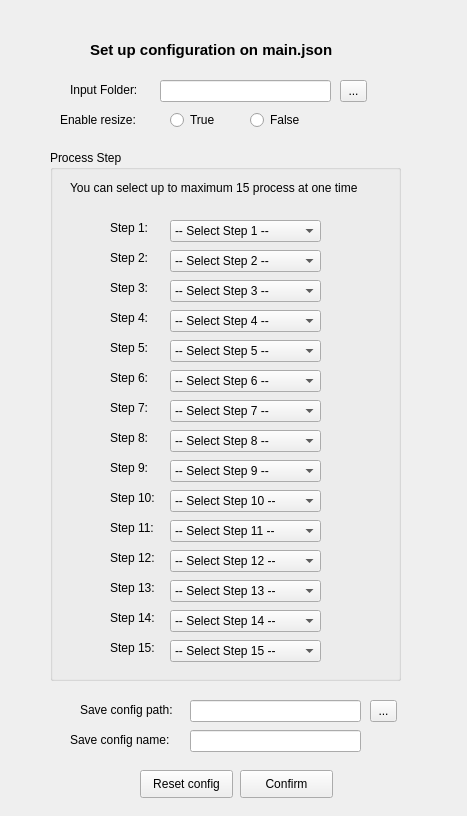
<?xml version="1.0" encoding="UTF-8"?>
<ui version="4.0">
 <class>Form</class>
 <widget class="QWidget" name="Form">
  <property name="geometry">
   <rect>
    <x>0</x>
    <y>0</y>
    <width>467</width>
    <height>816</height>
   </rect>
  </property>
  <property name="windowTitle">
   <string>Form</string>
  </property>
  <widget class="QLabel" name="enable_resize">
   <property name="geometry">
    <rect>
     <x>60</x>
     <y>110</y>
     <width>81</width>
     <height>20</height>
    </rect>
   </property>
   <property name="text">
    <string>Enable resize:</string>
   </property>
  </widget>
  <widget class="QRadioButton" name="true_resize">
   <property name="geometry">
    <rect>
     <x>170</x>
     <y>110</y>
     <width>95</width>
     <height>20</height>
    </rect>
   </property>
   <property name="text">
    <string>True</string>
   </property>
  </widget>
  <widget class="QLineEdit" name="save_config_path_box">
   <property name="geometry">
    <rect>
     <x>190</x>
     <y>700</y>
     <width>171</width>
     <height>22</height>
    </rect>
   </property>
  </widget>
  <widget class="QLabel" name="input_folder">
   <property name="geometry">
    <rect>
     <x>70</x>
     <y>80</y>
     <width>81</width>
     <height>20</height>
    </rect>
   </property>
   <property name="text">
    <string>Input Folder:</string>
   </property>
  </widget>
  <widget class="QLineEdit" name="input_folder_box">
   <property name="geometry">
    <rect>
     <x>160</x>
     <y>80</y>
     <width>171</width>
     <height>22</height>
    </rect>
   </property>
  </widget>
  <widget class="QLineEdit" name="save_config_path_name">
   <property name="geometry">
    <rect>
     <x>190</x>
     <y>730</y>
     <width>171</width>
     <height>22</height>
    </rect>
   </property>
  </widget>
  <widget class="QLabel" name="save_config_name">
   <property name="geometry">
    <rect>
     <x>70</x>
     <y>730</y>
     <width>111</width>
     <height>20</height>
    </rect>
   </property>
   <property name="text">
    <string>Save config name:</string>
   </property>
  </widget>
  <widget class="QLabel" name="title">
   <property name="geometry">
    <rect>
     <x>90</x>
     <y>40</y>
     <width>341</width>
     <height>20</height>
    </rect>
   </property>
   <property name="font">
    <font>
     <pointsize>11</pointsize>
     <weight>75</weight>
     <bold>true</bold>
    </font>
   </property>
   <property name="text">
    <string>Set up configuration on main.json</string>
   </property>
  </widget>
  <widget class="QRadioButton" name="false_resize">
   <property name="geometry">
    <rect>
     <x>250</x>
     <y>110</y>
     <width>95</width>
     <height>20</height>
    </rect>
   </property>
   <property name="text">
    <string>False</string>
   </property>
  </widget>
  <widget class="QGroupBox" name="process_step_groupbox">
   <property name="geometry">
    <rect>
     <x>50</x>
     <y>150</y>
     <width>351</width>
     <height>531</height>
    </rect>
   </property>
   <property name="title">
    <string>Process Step</string>
   </property>
   <widget class="QComboBox" name="step1_box">
    <property name="geometry">
     <rect>
      <x>120</x>
      <y>70</y>
      <width>151</width>
      <height>22</height>
     </rect>
    </property>
    <item>
     <property name="text">
      <string>-- Select Step 1 --</string>
     </property>
    </item>
    <item>
     <property name="text">
      <string>Sharp</string>
     </property>
    </item>
    <item>
     <property name="text">
      <string>Blur</string>
     </property>
    </item>
    <item>
     <property name="text">
      <string>Thresh</string>
     </property>
    </item>
    <item>
     <property name="text">
      <string>Line</string>
     </property>
    </item>
    <item>
     <property name="text">
      <string>HSV</string>
     </property>
    </item>
    <item>
     <property name="text">
      <string>Dilate</string>
     </property>
    </item>
    <item>
     <property name="text">
      <string>Sobel</string>
     </property>
    </item>
    <item>
     <property name="text">
      <string>Canny</string>
     </property>
    </item>
    <item>
     <property name="text">
      <string>Circle</string>
     </property>
    </item>
    <item>
     <property name="text">
      <string>Barrel Distort</string>
     </property>
    </item>
    <item>
     <property name="text">
      <string>Contour</string>
     </property>
    </item>
    <item>
     <property name="text">
      <string>Erode</string>
     </property>
    </item>
   </widget>
   <widget class="QLabel" name="step1_label">
    <property name="geometry">
     <rect>
      <x>60</x>
      <y>70</y>
      <width>55</width>
      <height>16</height>
     </rect>
    </property>
    <property name="text">
     <string>Step 1:</string>
    </property>
   </widget>
   <widget class="QLabel" name="step2_label">
    <property name="geometry">
     <rect>
      <x>60</x>
      <y>100</y>
      <width>55</width>
      <height>16</height>
     </rect>
    </property>
    <property name="text">
     <string>Step 2:</string>
    </property>
   </widget>
   <widget class="QLabel" name="step3_label">
    <property name="geometry">
     <rect>
      <x>60</x>
      <y>130</y>
      <width>55</width>
      <height>16</height>
     </rect>
    </property>
    <property name="text">
     <string>Step 3:</string>
    </property>
   </widget>
   <widget class="QLabel" name="step4_label">
    <property name="geometry">
     <rect>
      <x>60</x>
      <y>160</y>
      <width>55</width>
      <height>16</height>
     </rect>
    </property>
    <property name="text">
     <string>Step 4:</string>
    </property>
   </widget>
   <widget class="QLabel" name="step5_label">
    <property name="geometry">
     <rect>
      <x>60</x>
      <y>190</y>
      <width>55</width>
      <height>16</height>
     </rect>
    </property>
    <property name="text">
     <string>Step 5:</string>
    </property>
   </widget>
   <widget class="QComboBox" name="step2_box">
    <property name="geometry">
     <rect>
      <x>120</x>
      <y>100</y>
      <width>151</width>
      <height>22</height>
     </rect>
    </property>
    <item>
     <property name="text">
      <string>-- Select Step 2 --</string>
     </property>
    </item>
    <item>
     <property name="text">
      <string>Sharp</string>
     </property>
    </item>
    <item>
     <property name="text">
      <string>Blur</string>
     </property>
    </item>
    <item>
     <property name="text">
      <string>Thresh</string>
     </property>
    </item>
    <item>
     <property name="text">
      <string>Line</string>
     </property>
    </item>
    <item>
     <property name="text">
      <string>HSV</string>
     </property>
    </item>
    <item>
     <property name="text">
      <string>Dilate</string>
     </property>
    </item>
    <item>
     <property name="text">
      <string>Sobel</string>
     </property>
    </item>
    <item>
     <property name="text">
      <string>Canny</string>
     </property>
    </item>
    <item>
     <property name="text">
      <string>Circle</string>
     </property>
    </item>
    <item>
     <property name="text">
      <string>Barrel Distort</string>
     </property>
    </item>
    <item>
     <property name="text">
      <string>Contour</string>
     </property>
    </item>
    <item>
     <property name="text">
      <string>Erode</string>
     </property>
    </item>
   </widget>
   <widget class="QComboBox" name="step3_box">
    <property name="geometry">
     <rect>
      <x>120</x>
      <y>130</y>
      <width>151</width>
      <height>22</height>
     </rect>
    </property>
    <item>
     <property name="text">
      <string>-- Select Step 3 --</string>
     </property>
    </item>
    <item>
     <property name="text">
      <string>Sharp</string>
     </property>
    </item>
    <item>
     <property name="text">
      <string>Blur</string>
     </property>
    </item>
    <item>
     <property name="text">
      <string>Thresh</string>
     </property>
    </item>
    <item>
     <property name="text">
      <string>Line</string>
     </property>
    </item>
    <item>
     <property name="text">
      <string>HSV</string>
     </property>
    </item>
    <item>
     <property name="text">
      <string>Dilate</string>
     </property>
    </item>
    <item>
     <property name="text">
      <string>Sobel</string>
     </property>
    </item>
    <item>
     <property name="text">
      <string>Canny</string>
     </property>
    </item>
    <item>
     <property name="text">
      <string>Circle</string>
     </property>
    </item>
    <item>
     <property name="text">
      <string>Barrel Distort</string>
     </property>
    </item>
    <item>
     <property name="text">
      <string>Contour</string>
     </property>
    </item>
    <item>
     <property name="text">
      <string>Erode</string>
     </property>
    </item>
   </widget>
   <widget class="QComboBox" name="step4_box">
    <property name="geometry">
     <rect>
      <x>120</x>
      <y>160</y>
      <width>151</width>
      <height>22</height>
     </rect>
    </property>
    <item>
     <property name="text">
      <string>-- Select Step 4 --</string>
     </property>
    </item>
    <item>
     <property name="text">
      <string>Sharp</string>
     </property>
    </item>
    <item>
     <property name="text">
      <string>Blur</string>
     </property>
    </item>
    <item>
     <property name="text">
      <string>Thresh</string>
     </property>
    </item>
    <item>
     <property name="text">
      <string>Line</string>
     </property>
    </item>
    <item>
     <property name="text">
      <string>HSV</string>
     </property>
    </item>
    <item>
     <property name="text">
      <string>Dilate</string>
     </property>
    </item>
    <item>
     <property name="text">
      <string>Sobel</string>
     </property>
    </item>
    <item>
     <property name="text">
      <string>Canny</string>
     </property>
    </item>
    <item>
     <property name="text">
      <string>Circle</string>
     </property>
    </item>
    <item>
     <property name="text">
      <string>Barrel Distort</string>
     </property>
    </item>
    <item>
     <property name="text">
      <string>Contour</string>
     </property>
    </item>
    <item>
     <property name="text">
      <string>Erode</string>
     </property>
    </item>
   </widget>
   <widget class="QComboBox" name="step5_box">
    <property name="geometry">
     <rect>
      <x>120</x>
      <y>190</y>
      <width>151</width>
      <height>22</height>
     </rect>
    </property>
    <item>
     <property name="text">
      <string>-- Select Step 5 --</string>
     </property>
    </item>
    <item>
     <property name="text">
      <string>Sharp</string>
     </property>
    </item>
    <item>
     <property name="text">
      <string>Blur</string>
     </property>
    </item>
    <item>
     <property name="text">
      <string>Thresh</string>
     </property>
    </item>
    <item>
     <property name="text">
      <string>Line</string>
     </property>
    </item>
    <item>
     <property name="text">
      <string>HSV</string>
     </property>
    </item>
    <item>
     <property name="text">
      <string>Dilate</string>
     </property>
    </item>
    <item>
     <property name="text">
      <string>Sobel</string>
     </property>
    </item>
    <item>
     <property name="text">
      <string>Canny</string>
     </property>
    </item>
    <item>
     <property name="text">
      <string>Circle</string>
     </property>
    </item>
    <item>
     <property name="text">
      <string>Barrel Distort</string>
     </property>
    </item>
    <item>
     <property name="text">
      <string>Contour</string>
     </property>
    </item>
    <item>
     <property name="text">
      <string>Erode</string>
     </property>
    </item>
   </widget>
   <widget class="QLabel" name="process_step_note">
    <property name="geometry">
     <rect>
      <x>20</x>
      <y>30</y>
      <width>411</width>
      <height>16</height>
     </rect>
    </property>
    <property name="text">
     <string>You can select up to maximum 15 process at one time</string>
    </property>
    <property name="wordWrap">
     <bool>true</bool>
    </property>
   </widget>
   <widget class="QLabel" name="step8_label">
    <property name="geometry">
     <rect>
      <x>60</x>
      <y>280</y>
      <width>55</width>
      <height>16</height>
     </rect>
    </property>
    <property name="text">
     <string>Step 8:</string>
    </property>
   </widget>
   <widget class="QLabel" name="step10_label">
    <property name="geometry">
     <rect>
      <x>60</x>
      <y>340</y>
      <width>55</width>
      <height>16</height>
     </rect>
    </property>
    <property name="text">
     <string>Step 10:</string>
    </property>
   </widget>
   <widget class="QLabel" name="step1_label_2">
    <property name="geometry">
     <rect>
      <x>60</x>
      <y>220</y>
      <width>55</width>
      <height>16</height>
     </rect>
    </property>
    <property name="text">
     <string>Step 6:</string>
    </property>
   </widget>
   <widget class="QComboBox" name="step10_box">
    <property name="geometry">
     <rect>
      <x>120</x>
      <y>340</y>
      <width>151</width>
      <height>22</height>
     </rect>
    </property>
    <item>
     <property name="text">
      <string>-- Select Step 10 --</string>
     </property>
    </item>
    <item>
     <property name="text">
      <string>Sharp</string>
     </property>
    </item>
    <item>
     <property name="text">
      <string>Blur</string>
     </property>
    </item>
    <item>
     <property name="text">
      <string>Thresh</string>
     </property>
    </item>
    <item>
     <property name="text">
      <string>Line</string>
     </property>
    </item>
    <item>
     <property name="text">
      <string>HSV</string>
     </property>
    </item>
    <item>
     <property name="text">
      <string>Dilate</string>
     </property>
    </item>
    <item>
     <property name="text">
      <string>Sobel</string>
     </property>
    </item>
    <item>
     <property name="text">
      <string>Canny</string>
     </property>
    </item>
    <item>
     <property name="text">
      <string>Circle</string>
     </property>
    </item>
    <item>
     <property name="text">
      <string>Barrel Distort</string>
     </property>
    </item>
    <item>
     <property name="text">
      <string>Contour</string>
     </property>
    </item>
    <item>
     <property name="text">
      <string>Erode</string>
     </property>
    </item>
   </widget>
   <widget class="QComboBox" name="step7_box">
    <property name="geometry">
     <rect>
      <x>120</x>
      <y>250</y>
      <width>151</width>
      <height>22</height>
     </rect>
    </property>
    <item>
     <property name="text">
      <string>-- Select Step 7 --</string>
     </property>
    </item>
    <item>
     <property name="text">
      <string>Sharp</string>
     </property>
    </item>
    <item>
     <property name="text">
      <string>Blur</string>
     </property>
    </item>
    <item>
     <property name="text">
      <string>Thresh</string>
     </property>
    </item>
    <item>
     <property name="text">
      <string>Line</string>
     </property>
    </item>
    <item>
     <property name="text">
      <string>HSV</string>
     </property>
    </item>
    <item>
     <property name="text">
      <string>Dilate</string>
     </property>
    </item>
    <item>
     <property name="text">
      <string>Sobel</string>
     </property>
    </item>
    <item>
     <property name="text">
      <string>Canny</string>
     </property>
    </item>
    <item>
     <property name="text">
      <string>Circle</string>
     </property>
    </item>
    <item>
     <property name="text">
      <string>Barrel Distort</string>
     </property>
    </item>
    <item>
     <property name="text">
      <string>Contour</string>
     </property>
    </item>
    <item>
     <property name="text">
      <string>Erode</string>
     </property>
    </item>
   </widget>
   <widget class="QLabel" name="label_12">
    <property name="geometry">
     <rect>
      <x>60</x>
      <y>250</y>
      <width>55</width>
      <height>16</height>
     </rect>
    </property>
    <property name="text">
     <string>Step 7:</string>
    </property>
   </widget>
   <widget class="QComboBox" name="step8_box">
    <property name="geometry">
     <rect>
      <x>120</x>
      <y>280</y>
      <width>151</width>
      <height>22</height>
     </rect>
    </property>
    <item>
     <property name="text">
      <string>-- Select Step 8 --</string>
     </property>
    </item>
    <item>
     <property name="text">
      <string>Sharp</string>
     </property>
    </item>
    <item>
     <property name="text">
      <string>Blur</string>
     </property>
    </item>
    <item>
     <property name="text">
      <string>Thresh</string>
     </property>
    </item>
    <item>
     <property name="text">
      <string>Line</string>
     </property>
    </item>
    <item>
     <property name="text">
      <string>HSV</string>
     </property>
    </item>
    <item>
     <property name="text">
      <string>Dilate</string>
     </property>
    </item>
    <item>
     <property name="text">
      <string>Sobel</string>
     </property>
    </item>
    <item>
     <property name="text">
      <string>Canny</string>
     </property>
    </item>
    <item>
     <property name="text">
      <string>Circle</string>
     </property>
    </item>
    <item>
     <property name="text">
      <string>Barrel Distort</string>
     </property>
    </item>
    <item>
     <property name="text">
      <string>Contour</string>
     </property>
    </item>
    <item>
     <property name="text">
      <string>Erode</string>
     </property>
    </item>
   </widget>
   <widget class="QComboBox" name="step6_box">
    <property name="geometry">
     <rect>
      <x>120</x>
      <y>220</y>
      <width>151</width>
      <height>22</height>
     </rect>
    </property>
    <item>
     <property name="text">
      <string>-- Select Step 6 --</string>
     </property>
    </item>
    <item>
     <property name="text">
      <string>Sharp</string>
     </property>
    </item>
    <item>
     <property name="text">
      <string>Blur</string>
     </property>
    </item>
    <item>
     <property name="text">
      <string>Thresh</string>
     </property>
    </item>
    <item>
     <property name="text">
      <string>Line</string>
     </property>
    </item>
    <item>
     <property name="text">
      <string>HSV</string>
     </property>
    </item>
    <item>
     <property name="text">
      <string>Dilate</string>
     </property>
    </item>
    <item>
     <property name="text">
      <string>Sobel</string>
     </property>
    </item>
    <item>
     <property name="text">
      <string>Canny</string>
     </property>
    </item>
    <item>
     <property name="text">
      <string>Circle</string>
     </property>
    </item>
    <item>
     <property name="text">
      <string>Barrel Distort</string>
     </property>
    </item>
    <item>
     <property name="text">
      <string>Contour</string>
     </property>
    </item>
    <item>
     <property name="text">
      <string>Erode</string>
     </property>
    </item>
   </widget>
   <widget class="QComboBox" name="step9_box">
    <property name="geometry">
     <rect>
      <x>120</x>
      <y>310</y>
      <width>151</width>
      <height>22</height>
     </rect>
    </property>
    <item>
     <property name="text">
      <string>-- Select Step 9 --</string>
     </property>
    </item>
    <item>
     <property name="text">
      <string>Sharp</string>
     </property>
    </item>
    <item>
     <property name="text">
      <string>Blur</string>
     </property>
    </item>
    <item>
     <property name="text">
      <string>Thresh</string>
     </property>
    </item>
    <item>
     <property name="text">
      <string>Line</string>
     </property>
    </item>
    <item>
     <property name="text">
      <string>HSV</string>
     </property>
    </item>
    <item>
     <property name="text">
      <string>Dilate</string>
     </property>
    </item>
    <item>
     <property name="text">
      <string>Sobel</string>
     </property>
    </item>
    <item>
     <property name="text">
      <string>Canny</string>
     </property>
    </item>
    <item>
     <property name="text">
      <string>Circle</string>
     </property>
    </item>
    <item>
     <property name="text">
      <string>Barrel Distort</string>
     </property>
    </item>
    <item>
     <property name="text">
      <string>Contour</string>
     </property>
    </item>
    <item>
     <property name="text">
      <string>Erode</string>
     </property>
    </item>
   </widget>
   <widget class="QLabel" name="label_13">
    <property name="geometry">
     <rect>
      <x>60</x>
      <y>310</y>
      <width>55</width>
      <height>16</height>
     </rect>
    </property>
    <property name="text">
     <string>Step 9:</string>
    </property>
   </widget>
   <widget class="QComboBox" name="step13_box">
    <property name="geometry">
     <rect>
      <x>120</x>
      <y>430</y>
      <width>151</width>
      <height>22</height>
     </rect>
    </property>
    <item>
     <property name="text">
      <string>-- Select Step 13 --</string>
     </property>
    </item>
    <item>
     <property name="text">
      <string>Sharp</string>
     </property>
    </item>
    <item>
     <property name="text">
      <string>Blur</string>
     </property>
    </item>
    <item>
     <property name="text">
      <string>Thresh</string>
     </property>
    </item>
    <item>
     <property name="text">
      <string>Line</string>
     </property>
    </item>
    <item>
     <property name="text">
      <string>HSV</string>
     </property>
    </item>
    <item>
     <property name="text">
      <string>Dilate</string>
     </property>
    </item>
    <item>
     <property name="text">
      <string>Sobel</string>
     </property>
    </item>
    <item>
     <property name="text">
      <string>Canny</string>
     </property>
    </item>
    <item>
     <property name="text">
      <string>Circle</string>
     </property>
    </item>
    <item>
     <property name="text">
      <string>Barrel Distort</string>
     </property>
    </item>
    <item>
     <property name="text">
      <string>Contour</string>
     </property>
    </item>
    <item>
     <property name="text">
      <string>Erode</string>
     </property>
    </item>
   </widget>
   <widget class="QLabel" name="step1_label_3">
    <property name="geometry">
     <rect>
      <x>60</x>
      <y>370</y>
      <width>55</width>
      <height>16</height>
     </rect>
    </property>
    <property name="text">
     <string>Step 11:</string>
    </property>
   </widget>
   <widget class="QLabel" name="label_14">
    <property name="geometry">
     <rect>
      <x>60</x>
      <y>400</y>
      <width>55</width>
      <height>16</height>
     </rect>
    </property>
    <property name="text">
     <string>Step 12:</string>
    </property>
   </widget>
   <widget class="QLabel" name="label_15">
    <property name="geometry">
     <rect>
      <x>60</x>
      <y>460</y>
      <width>55</width>
      <height>16</height>
     </rect>
    </property>
    <property name="text">
     <string>Step 14:</string>
    </property>
   </widget>
   <widget class="QComboBox" name="step12_box">
    <property name="geometry">
     <rect>
      <x>120</x>
      <y>400</y>
      <width>151</width>
      <height>22</height>
     </rect>
    </property>
    <item>
     <property name="text">
      <string>-- Select Step 12 --</string>
     </property>
    </item>
    <item>
     <property name="text">
      <string>Sharp</string>
     </property>
    </item>
    <item>
     <property name="text">
      <string>Blur</string>
     </property>
    </item>
    <item>
     <property name="text">
      <string>Thresh</string>
     </property>
    </item>
    <item>
     <property name="text">
      <string>Line</string>
     </property>
    </item>
    <item>
     <property name="text">
      <string>HSV</string>
     </property>
    </item>
    <item>
     <property name="text">
      <string>Dilate</string>
     </property>
    </item>
    <item>
     <property name="text">
      <string>Sobel</string>
     </property>
    </item>
    <item>
     <property name="text">
      <string>Canny</string>
     </property>
    </item>
    <item>
     <property name="text">
      <string>Circle</string>
     </property>
    </item>
    <item>
     <property name="text">
      <string>Barrel Distort</string>
     </property>
    </item>
    <item>
     <property name="text">
      <string>Contour</string>
     </property>
    </item>
    <item>
     <property name="text">
      <string>Erode</string>
     </property>
    </item>
   </widget>
   <widget class="QComboBox" name="step11_box">
    <property name="geometry">
     <rect>
      <x>120</x>
      <y>370</y>
      <width>151</width>
      <height>22</height>
     </rect>
    </property>
    <item>
     <property name="text">
      <string>-- Select Step 11 --</string>
     </property>
    </item>
    <item>
     <property name="text">
      <string>Sharp</string>
     </property>
    </item>
    <item>
     <property name="text">
      <string>Blur</string>
     </property>
    </item>
    <item>
     <property name="text">
      <string>Thresh</string>
     </property>
    </item>
    <item>
     <property name="text">
      <string>Line</string>
     </property>
    </item>
    <item>
     <property name="text">
      <string>HSV</string>
     </property>
    </item>
    <item>
     <property name="text">
      <string>Dilate</string>
     </property>
    </item>
    <item>
     <property name="text">
      <string>Sobel</string>
     </property>
    </item>
    <item>
     <property name="text">
      <string>Canny</string>
     </property>
    </item>
    <item>
     <property name="text">
      <string>Circle</string>
     </property>
    </item>
    <item>
     <property name="text">
      <string>Barrel Distort</string>
     </property>
    </item>
    <item>
     <property name="text">
      <string>Contour</string>
     </property>
    </item>
    <item>
     <property name="text">
      <string>Erode</string>
     </property>
    </item>
   </widget>
   <widget class="QLabel" name="label_16">
    <property name="geometry">
     <rect>
      <x>60</x>
      <y>490</y>
      <width>55</width>
      <height>16</height>
     </rect>
    </property>
    <property name="text">
     <string>Step 15:</string>
    </property>
   </widget>
   <widget class="QLabel" name="step13label">
    <property name="geometry">
     <rect>
      <x>60</x>
      <y>430</y>
      <width>55</width>
      <height>16</height>
     </rect>
    </property>
    <property name="text">
     <string>Step 13:</string>
    </property>
   </widget>
   <widget class="QComboBox" name="step14_box">
    <property name="geometry">
     <rect>
      <x>120</x>
      <y>460</y>
      <width>151</width>
      <height>22</height>
     </rect>
    </property>
    <item>
     <property name="text">
      <string>-- Select Step 14 --</string>
     </property>
    </item>
    <item>
     <property name="text">
      <string>Sharp</string>
     </property>
    </item>
    <item>
     <property name="text">
      <string>Blur</string>
     </property>
    </item>
    <item>
     <property name="text">
      <string>Thresh</string>
     </property>
    </item>
    <item>
     <property name="text">
      <string>Line</string>
     </property>
    </item>
    <item>
     <property name="text">
      <string>HSV</string>
     </property>
    </item>
    <item>
     <property name="text">
      <string>Dilate</string>
     </property>
    </item>
    <item>
     <property name="text">
      <string>Sobel</string>
     </property>
    </item>
    <item>
     <property name="text">
      <string>Canny</string>
     </property>
    </item>
    <item>
     <property name="text">
      <string>Circle</string>
     </property>
    </item>
    <item>
     <property name="text">
      <string>Barrel Distort</string>
     </property>
    </item>
    <item>
     <property name="text">
      <string>Contour</string>
     </property>
    </item>
    <item>
     <property name="text">
      <string>Erode</string>
     </property>
    </item>
   </widget>
   <widget class="QComboBox" name="step15_box">
    <property name="geometry">
     <rect>
      <x>120</x>
      <y>490</y>
      <width>151</width>
      <height>22</height>
     </rect>
    </property>
    <item>
     <property name="text">
      <string>-- Select Step 15 --</string>
     </property>
    </item>
    <item>
     <property name="text">
      <string>Sharp</string>
     </property>
    </item>
    <item>
     <property name="text">
      <string>Blur</string>
     </property>
    </item>
    <item>
     <property name="text">
      <string>Thresh</string>
     </property>
    </item>
    <item>
     <property name="text">
      <string>Line</string>
     </property>
    </item>
    <item>
     <property name="text">
      <string>HSV</string>
     </property>
    </item>
    <item>
     <property name="text">
      <string>Dilate</string>
     </property>
    </item>
    <item>
     <property name="text">
      <string>Sobel</string>
     </property>
    </item>
    <item>
     <property name="text">
      <string>Canny</string>
     </property>
    </item>
    <item>
     <property name="text">
      <string>Circle</string>
     </property>
    </item>
    <item>
     <property name="text">
      <string>Barrel Distort</string>
     </property>
    </item>
    <item>
     <property name="text">
      <string>Contour</string>
     </property>
    </item>
    <item>
     <property name="text">
      <string>Erode</string>
     </property>
    </item>
   </widget>
  </widget>
  <widget class="QPushButton" name="confirm">
   <property name="geometry">
    <rect>
     <x>240</x>
     <y>770</y>
     <width>93</width>
     <height>28</height>
    </rect>
   </property>
   <property name="text">
    <string>Confirm</string>
   </property>
  </widget>
  <widget class="QToolButton" name="save_config_path_browse">
   <property name="geometry">
    <rect>
     <x>370</x>
     <y>700</y>
     <width>27</width>
     <height>22</height>
    </rect>
   </property>
   <property name="text">
    <string>...</string>
   </property>
  </widget>
  <widget class="QPushButton" name="reset_config">
   <property name="geometry">
    <rect>
     <x>140</x>
     <y>770</y>
     <width>93</width>
     <height>28</height>
    </rect>
   </property>
   <property name="text">
    <string>Reset config</string>
   </property>
  </widget>
  <widget class="QLabel" name="save_config_path">
   <property name="geometry">
    <rect>
     <x>80</x>
     <y>700</y>
     <width>101</width>
     <height>20</height>
    </rect>
   </property>
   <property name="text">
    <string>Save config path:</string>
   </property>
  </widget>
  <widget class="QToolButton" name="input_folder_browse">
   <property name="geometry">
    <rect>
     <x>340</x>
     <y>80</y>
     <width>27</width>
     <height>22</height>
    </rect>
   </property>
   <property name="text">
    <string>...</string>
   </property>
  </widget>
 </widget>
 <resources/>
 <connections/>
</ui>
